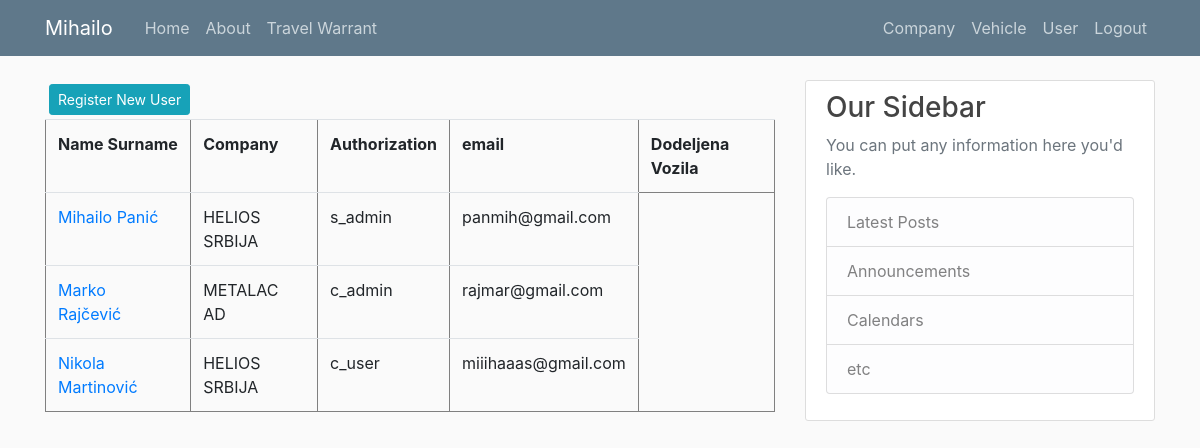
Screenshot of /user_list (signed in) with the database file from the repository.
### putninalozi/models.py (models this page shows, shortened)
class User(db.Model, UserMixin):
    id = db.Column(db.Integer, primary_key=True)
    email = db.Column(db.String(120), unique=True, nullable=False)
    old_email = db.Column(db.String(120), unique=False, nullable=False)
    password = db.Column(db.String(60), nullable = False)
    name = db.Column(db.String(20), unique=False, nullable=False)
    surname = db.Column(db.String(20), unique=False, nullable=False)
    authorization = db.Column(db.String(10), nullable = False) # ovde treba da budu tipovi korisnika: S_admin, C_admin, C_user
    company_id = db.Column(db.Integer, db.ForeignKey('company.id'), nullable=True)
    travelwarrants = db.relationship('TravelWarrant', backref='travelwarrant_user', lazy=True)

class Company(db.Model):
    id = db.Column(db.Integer, primary_key=True)
    companyname = db.Column(db.String(20), unique=True, nullable=False)         #Helios, Metalac, Tetrapak, Foka, Papir Print
    company_address = db.Column(db.String(20), unique=False, nullable=False)
    company_address_number = db.Column(db.Integer, nullable=False)
    company_zip_code = db.Column(db.Integer, nullable=False)
    company_city = db.Column(db.String(20), unique=False, nullable=False)
    company_state = db.Column(db.String(20), unique=False, nullable=False)
    company_pib = db.Column(db.Integer, nullable=False)
    company_mb = db.Column(db.Integer, nullable=False)
    company_site = db.Column(db.String(20), unique=True, nullable=False) #vidi imali neki model tipa db.Link()
    company_mail = db.Column(db.String(120), unique=True, nullable=False)
    company_phone = db.Column(db.Integer, nullable=False)
    company_logo = db.Column(db.String(60), nullable=False)
    users = db.relationship('User', backref='user_company', lazy=True)
    vehicles = db.relationship('Vehicle', backref='vehicle_company', lazy=True)
    travelwarrants = db.relationship('TravelWarrant', backref='travelwarrants_company', lazy=True)

### putninalozi/users/routes.py (the view)
@users.route("/user_list")
def user_list():
    users = User.query.all()
    return render_template('user_list.html', title='Users', users=users)

### putninalozi/models.py (called while the page is built)
@login_manager.user_loader
def load_user(user_id):
    return User.query.get(int(user_id))

### putninalozi/templates/user_list.html (shortened to what this page needs)
{% extends "layout.html" %}
{% block content %}
{% if current_user.authorization != 'c_user' %}
  <a class="btn btn-info btn-sm m-1" href="{{ url_for('users.register_u') }}">Register New User</a>
{% endif %}
<table  border="1" class="table">
  {% if current_user.authorization == 's_admin' %}
    <tr id="header">
      <th>Name Surname</th>
      <th>Company</th>
      <th>Authorization</th>
      <th>email</th>
      <th>Dodeljena Vozila</th>
    </tr>
    {% for user in users %}
      <tr>
        <td> <a class="mr-2" href="{{ url_for('users.user_profile', user_id=user.id) }}" title="Edit User">{{ user.name }} {{ user.surname }}</a> </td>
        <td>{{ user.user_company.companyname }}</td>
        <td>{{ user.authorization }}</td>
        <td>{{ user.email }}</td>
      </tr>
    {% endfor %}
  {% endif %}
</table>
{% endblock content%}

### putninalozi/templates/layout.html (shortened to what this page needs)
<!doctype html>
<html lang="en">
  <head>
    <link rel="stylesheet" href="https://cdn.jsdelivr.net/npm/bootstrap@4.3.1/dist/css/bootstrap.min.css">
    <link rel="stylesheet" type="text/css" href="{{ url_for('static', filename='main.css') }}">
  </head>
  <body>
    <header class="site-header">
      <nav class="navbar navbar-expand-md navbar-dark bg-steel fixed-top">
        <div class="container">
          <a class="navbar-brand mr-4" href="/">{{ current_user.name }}</a>
          <div class="collapse navbar-collapse" id="navbarToggle">
            <div class="navbar-nav mr-auto">
              <a class="nav-item nav-link" href="{{ url_for('main.home') }}">Home</a>
              <a class="nav-item nav-link" href="{{ url_for('main.about') }}">About</a>
              <a class="nav-item nav-link" href="{{ url_for('travel_warrants.travel_warrant') }}">Travel Warrant</a>
            </div>
            <div class="navbar-nav">
              {% if current_user.is_authenticated %}
                {% if current_user.authorization == 's_admin' %}
                  <a class="nav-item nav-link" href="{{ url_for('companys.company_list') }}">Company</a>
                  <a class="nav-item nav-link" href="{{ url_for('vehicles.vehicle_list') }}">Vehicle</a>
                  <a class="nav-item nav-link" href="{{ url_for('users.user_list') }}">User</a>
                  <a class="nav-item nav-link" href="{{ url_for('users.logout') }}">Logout</a>
                {% else %}
                  <a class="nav-item nav-link" href="{{ url_for('users.user_list') }}">User</a>
                  <a class="nav-item nav-link" href="{{ url_for('users.logout') }}">Logout</a>
                {% endif %}
              {% else %}
                <a class="nav-item nav-link" href="{{ url_for('users.login') }}">Login</a>
              {% endif %}
            </div>
          </div>
        </div>
      </nav>
    </header>
    <main role="main" class="container">
      <div class="row">
        <div class="col-md-8">
          {% block content %}{% endblock %}
        </div>
        <div class="col-md-4">
          <div class="content-section">
            <h3>Our Sidebar</h3>
            <p class='text-muted'>You can put any information here you'd like.
              <ul class="list-group">
                <li class="list-group-item list-group-item-light">Latest Posts</li>
                <li class="list-group-item list-group-item-light">Announcements</li>
                <li class="list-group-item list-group-item-light">Calendars</li>
                <li class="list-group-item list-group-item-light">etc</li>
              </ul>
            </p>
          </div>
        </div>
      </div>
    </main>
  </body>
</html>

### putninalozi/static/main.css (style rules this page uses)
body { background: #fafafa; color: #333333; margin-top: 5rem; }
h1, h2, h3, h4, h5, h6 { color: #444444; }
.bg-steel { background-color: #5f788a; }
.site-header .navbar-nav .nav-link { color: #cbd5db; }
.content-section { background: #ffffff; padding: 10px 20px; border: 1px solid #dddddd; border-radius: 3px; margin-bottom: 20px; }

### rows the page displays
User: name "Mihailo", surname "Panić", user_company.companyname "HELIOS SRBIJA", authorization "s_admin", email "panmih@gmail.com"
User: name "Marko", surname "Rajčević", user_company.companyname "METALAC AD", authorization "c_admin", email "rajmar@gmail.com"
User: name "Nikola", surname "Martinović", user_company.companyname "HELIOS SRBIJA", authorization "c_user", email "miiihaaas@gmail.com"
